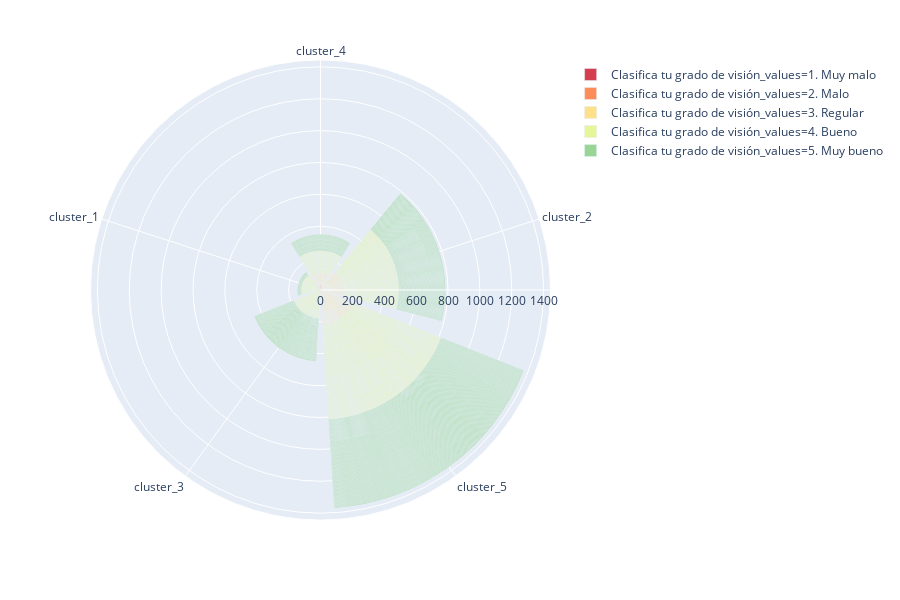
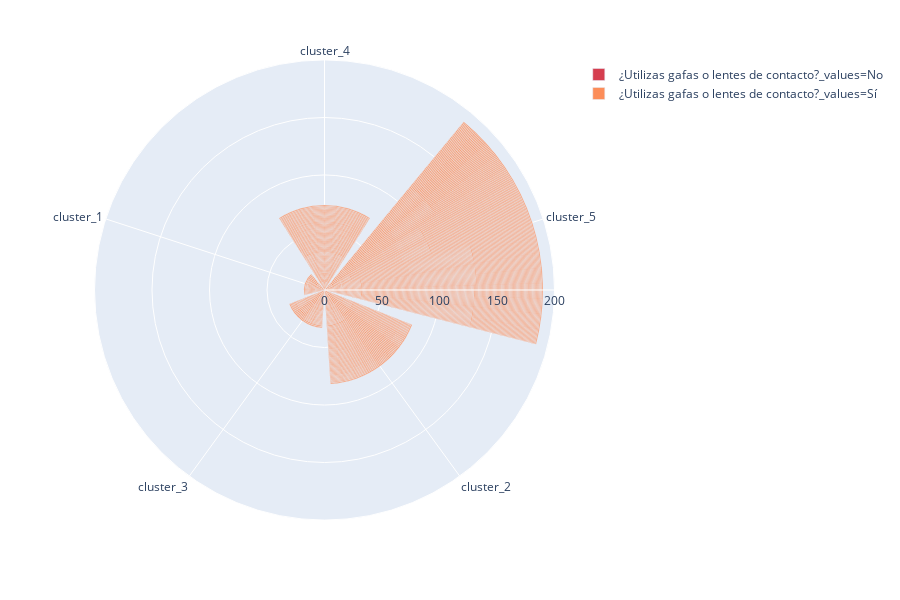
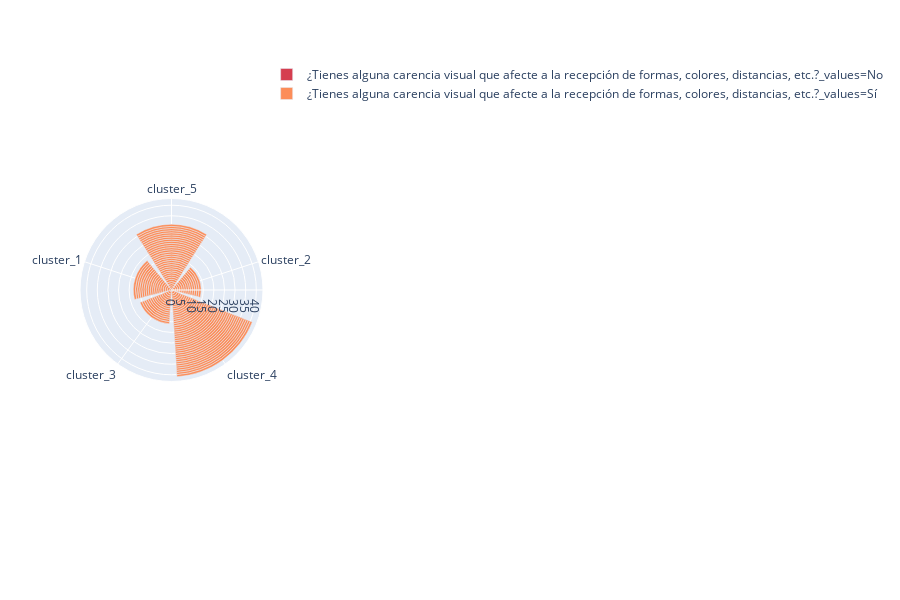
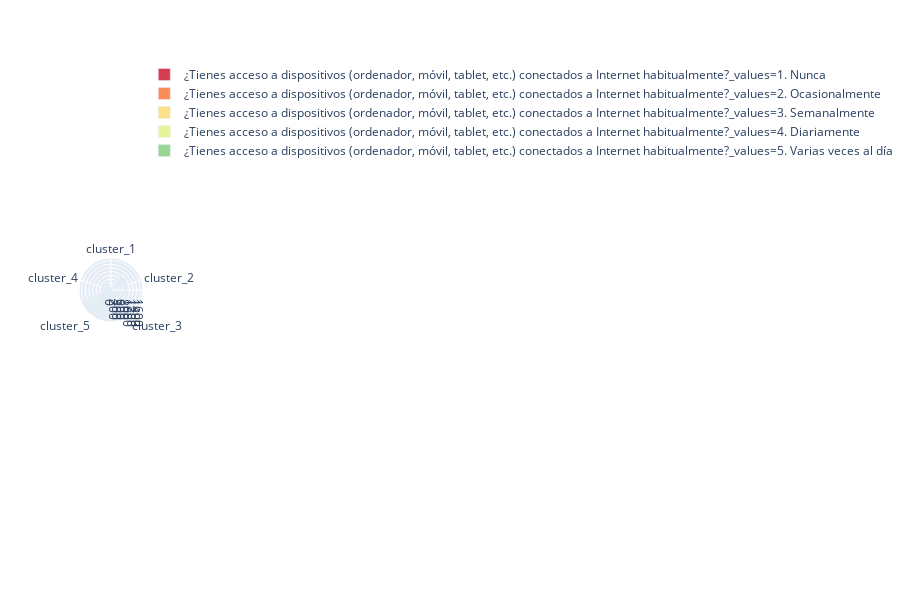

Notebook cell for these charts, in order:
### Code cell
compare_reception_images_by_prosume_clusters_esp(dataframe_with_clusters_esp)

### Figure 1 — Plotly figure (JSON) as saved in the notebook; plotly's stock layout.template omitted (floating-point values rounded to 4 significant figures; data arrays with more than 128 entries replaced by an {"elided": "..."} marker saying what was removed)
{"data": [{"hovertemplate": "Clasifica tu grado de visión_values=1. Muy malo<br>Clasifica tu grado de visión=%{r}<br>prosume_cluster=%{theta}<extra></extra>", "legendgroup": "Clasifica tu grado de visión_values=1. Muy malo", "marker": {"color": "rgb(213,62,79)"}, "name": "Clasifica tu grado de visión_values=1. Muy malo", "r": [1, 1, 1, 1], "showlegend": true, "theta": ["cluster_4", "cluster_2", "cluster_4", "cluster_2"], "type": "barpolar", "uid": "c0cb396a-4a1d-4265-8eb0-06614dc931ad"}, {"hovertemplate": "Clasifica tu grado de visión_values=2. Malo<br>Clasifica tu grado de visión=%{r}<br>prosume_cluster=%{theta}<extra></extra>", "legendgroup": "Clasifica tu grado de visión_values=2. Malo", "marker": {"color": "rgb(252,141,89)"}, "name": "Clasifica tu grado de visión_values=2. Malo", "r": [2, 2, 2, 2, 2, 2, 2, 2, 2, 2, 2, 2, 2, 2, 2, 2, 2, 2, 2, 2, 2, 2, 2, 2, 2, 2, 2, 2], "showlegend": true, "theta": ["cluster_5", "cluster_4", "cluster_5", "cluster_5", "cluster_4", "cluster_4", "cluster_4", "cluster_4", "cluster_4", "cluster_4", "cluster_2", "cluster_4", "cluster_2", "cluster_4", "cluster_4", "cluster_4", "cluster_4", "cluster_4", "cluster_4", "cluster_4", "cluster_5", "cluster_5", "cluster_2", "cluster_5", "cluster_5", "cluster_4", "cluster_2", "cluster_5"], "type": "barpolar", "uid": "efe954ae-83a2-4d84-a5f5-53b16785f116"}, {"hovertemplate": "Clasifica tu grado de visión_values=3. Regular<br>Clasifica tu grado de visión=%{r}<br>prosume_cluster=%{theta}<extra></extra>", "legendgroup": "Clasifica tu grado de visión_values=3. Regular", "marker": {"color": "rgb(254,224,139)"}, "name": "Clasifica tu grado de visión_values=3. Regular", "r": {"elided": "155 int values"}, "showlegend": true, "theta": {"elided": "155 str values"}, "type": "barpolar", "uid": "df720988-ce0b-42eb-af37-159125ea350e"}, {"hovertemplate": "Clasifica tu grado de visión_values=4. Bueno<br>Clasifica tu grado de visión=%{r}<br>prosume_cluster=%{theta}<extra></extra>", "legendgroup": "Clasifica tu grado de visión_values=4. Bueno", "marker": {"color": "rgb(230,245,152)"}, "name": "Clasifica tu grado de visión_values=4. Bueno", "r": {"elided": "334 int values"}, "showlegend": true, "theta": {"elided": "334 str values"}, "type": "barpolar", "uid": "e2667762-7255-4ad4-9631-afdadc244529"}, {"hovertemplate": "Clasifica tu grado de visión_values=5. Muy bueno<br>Clasifica tu grado de visión=%{r}<br>prosume_cluster=%{theta}<extra></extra>", "legendgroup": "Clasifica tu grado de visión_values=5. Muy bueno", "marker": {"color": "rgb(153,213,148)"}, "name": "Clasifica tu grado de visión_values=5. Muy bueno", "r": {"elided": "246 int values"}, "showlegend": true, "theta": {"elided": "246 str values"}, "type": "barpolar", "uid": "db428efb-0c66-495c-935e-106d7e4b83c3"}], "layout": {"barmode": "relative", "barnorm": "fraction", "height": 600, "legend": {"tracegroupgap": 0}, "margin": {"t": 60}, "polar": {"angularaxis": {"direction": "clockwise", "rotation": 90}}}}

### Figure 2 — Plotly figure (JSON) as saved in the notebook; plotly's stock layout.template omitted (floating-point values rounded to 4 significant figures; data arrays with more than 128 entries replaced by an {"elided": "..."} marker saying what was removed)
{"data": [{"hovertemplate": "¿Utilizas gafas o lentes de contacto?_values=No<br>¿Utilizas gafas o lentes de contacto?=%{r}<br>prosume_cluster=%{theta}<extra></extra>", "legendgroup": "¿Utilizas gafas o lentes de contacto?_values=No", "marker": {"color": "rgb(213,62,79)"}, "name": "¿Utilizas gafas o lentes de contacto?_values=No", "r": {"elided": "370 int values"}, "showlegend": true, "theta": {"elided": "370 str values"}, "type": "barpolar", "uid": "78d419e5-4679-47fd-af47-44b8f99a8a43"}, {"hovertemplate": "¿Utilizas gafas o lentes de contacto?_values=Sí<br>¿Utilizas gafas o lentes de contacto?=%{r}<br>prosume_cluster=%{theta}<extra></extra>", "legendgroup": "¿Utilizas gafas o lentes de contacto?_values=Sí", "marker": {"color": "rgb(252,141,89)"}, "name": "¿Utilizas gafas o lentes de contacto?_values=Sí", "r": {"elided": "397 int values"}, "showlegend": true, "theta": {"elided": "397 str values"}, "type": "barpolar", "uid": "7b2edcaa-5c32-488b-aee3-cefb50d0bb46"}], "layout": {"barmode": "relative", "barnorm": "fraction", "height": 600, "legend": {"tracegroupgap": 0}, "margin": {"t": 60}, "polar": {"angularaxis": {"direction": "clockwise", "rotation": 90}}}}

### Figure 3 — Plotly figure (JSON) as saved in the notebook; plotly's stock layout.template omitted (floating-point values rounded to 4 significant figures; data arrays with more than 128 entries replaced by an {"elided": "..."} marker saying what was removed)
{"data": [{"hovertemplate": "¿Tienes alguna carencia visual que afecte a la recepción de formas, colores, distancias, etc.?_values=No<br>¿Tienes alguna carencia visual que afecte a la recepción de formas, colores, distancias, etc.?=%{r}<br>prosume_cluster=%{theta}<extra></extra>", "legendgroup": "¿Tienes alguna carencia visual que afecte a la recepción de formas, colores, distancias, etc.?_values=No", "marker": {"color": "rgb(213,62,79)"}, "name": "¿Tienes alguna carencia visual que afecte a la recepción de formas, colores, distancias, etc.?_values=No", "r": {"elided": "647 int values"}, "showlegend": true, "theta": {"elided": "647 str values"}, "type": "barpolar", "uid": "cd63ad8f-fd46-4a27-b076-1dbae5e8ffe7"}, {"hovertemplate": "¿Tienes alguna carencia visual que afecte a la recepción de formas, colores, distancias, etc.?_values=Sí<br>¿Tienes alguna carencia visual que afecte a la recepción de formas, colores, distancias, etc.?=%{r}<br>prosume_cluster=%{theta}<extra></extra>", "legendgroup": "¿Tienes alguna carencia visual que afecte a la recepción de formas, colores, distancias, etc.?_values=Sí", "marker": {"color": "rgb(252,141,89)"}, "name": "¿Tienes alguna carencia visual que afecte a la recepción de formas, colores, distancias, etc.?_values=Sí", "r": [1, 1, 1, 1, 1, 1, 1, 1, 1, 1, 1, 1, 1, 1, 1, 1, 1, 1, 1, 1, 1, 1, 1, 1, 1, 1, 1, 1, 1, 1, 1, 1, 1, 1, 1, 1, 1, 1, 1, 1, 1, 1, 1, 1, 1, 1, 1, 1, 1, 1, 1, 1, 1, 1, 1, 1, 1, 1, 1, 1, 1, 1, 1, 1, 1, 1, 1, 1, 1, 1, 1, 1, 1, 1, 1, 1, 1, 1, 1, 1, 1, 1, 1, 1, 1, 1, 1, 1, 1, 1, 1, 1, 1, 1, 1, 1, 1, 1, 1, 1, 1, 1, 1, 1, 1, 1, 1, 1, 1, 1, 1, 1, 1, 1, 1, 1, 1, 1, 1, 1], "showlegend": true, "theta": ["cluster_5", "cluster_5", "cluster_4", "cluster_5", "cluster_4", "cluster_4", "cluster_4", "cluster_5", "cluster_5", "cluster_4", "cluster_5", "cluster_4", "cluster_3", "cluster_4", "cluster_4", "cluster_2", "cluster_2", "cluster_4", "cluster_4", "cluster_4", "cluster_4", "cluster_4", "cluster_4", "cluster_5", "cluster_5", "cluster_2", "cluster_4", "cluster_4", "cluster_2", "cluster_2", "cluster_5", "cluster_2", "cluster_4", "cluster_2", "cluster_4", "cluster_5", "cluster_2", "cluster_5", "cluster_4", "cluster_4", "cluster_5", "cluster_2", "cluster_2", "cluster_4", "cluster_5", "cluster_3", "cluster_1", "cluster_5", "cluster_5", "cluster_4", "cluster_3", "cluster_1", "cluster_2", "cluster_2", "cluster_1", "cluster_4", "cluster_4", "cluster_4", "cluster_1", "cluster_1", "cluster_1", "cluster_5", "cluster_4", "cluster_3", "cluster_5", "cluster_5", "cluster_4", "cluster_4", "cluster_2", "cluster_5", "cluster_4", "cluster_5", "cluster_1", "cluster_3", "cluster_1", "cluster_4", "cluster_4", "cluster_3", "cluster_5", "cluster_5", "cluster_3", "cluster_4", "cluster_1", "cluster_4", "cluster_4", "cluster_1", "cluster_5", "cluster_3", "cluster_3", "cluster_4", "cluster_5", "cluster_5", "cluster_3", "cluster_4", "cluster_1", "cluster_5", "cluster_5", "cluster_4", "cluster_5", "cluster_4", "cluster_5", "cluster_3", "cluster_4", "cluster_2", "cluster_4", "cluster_4", "cluster_5", "cluster_1", "cluster_5", "cluster_1", "cluster_3", "cluster_3", "cluster_1", "cluster_3", "cluster_3", "cluster_3", "cluster_1", "cluster_1", "cluster_1", "cluster_1"], "type": "barpolar", "uid": "aec421be-4617-4d7e-be10-bae4a0baf71a"}], "layout": {"barmode": "relative", "barnorm": "fraction", "height": 600, "legend": {"tracegroupgap": 0}, "margin": {"t": 60}, "polar": {"angularaxis": {"direction": "clockwise", "rotation": 90}}}}

### Figure 4 — Plotly figure (JSON) as saved in the notebook; plotly's stock layout.template omitted (floating-point values rounded to 4 significant figures; data arrays with more than 128 entries replaced by an {"elided": "..."} marker saying what was removed)
{"data": [{"hovertemplate": "¿Tienes acceso a dispositivos (ordenador, móvil, tablet, etc.) conectados a Internet habitualmente?_values=1. Nunca<br>¿Tienes acceso a dispositivos (ordenador, móvil, tablet, etc.) conectados a Internet habitualmente?=%{r}<br>prosume_cluster=%{theta}<extra></extra>", "legendgroup": "¿Tienes acceso a dispositivos (ordenador, móvil, tablet, etc.) conectados a Internet habitualmente?_values=1. Nunca", "marker": {"color": "rgb(213,62,79)"}, "name": "¿Tienes acceso a dispositivos (ordenador, móvil, tablet, etc.) conectados a Internet habitualmente?_values=1. Nunca", "r": [1], "showlegend": true, "theta": ["cluster_1"], "type": "barpolar", "uid": "ae45a910-1b77-4e8d-a655-d8ffe2ddb73c"}, {"hovertemplate": "¿Tienes acceso a dispositivos (ordenador, móvil, tablet, etc.) conectados a Internet habitualmente?_values=2. Ocasionalmente<br>¿Tienes acceso a dispositivos (ordenador, móvil, tablet, etc.) conectados a Internet habitualmente?=%{r}<br>prosume_cluster=%{theta}<extra></extra>", "legendgroup": "¿Tienes acceso a dispositivos (ordenador, móvil, tablet, etc.) conectados a Internet habitualmente?_values=2. Ocasionalmente", "marker": {"color": "rgb(252,141,89)"}, "name": "¿Tienes acceso a dispositivos (ordenador, móvil, tablet, etc.) conectados a Internet habitualmente?_values=2. Ocasionalmente", "r": [2, 2, 2, 2, 2, 2, 2, 2], "showlegend": true, "theta": ["cluster_2", "cluster_2", "cluster_1", "cluster_1", "cluster_2", "cluster_1", "cluster_1", "cluster_2"], "type": "barpolar", "uid": "ccbdbcc2-4360-406a-9f66-bf1a800ea4a3"}, {"hovertemplate": "¿Tienes acceso a dispositivos (ordenador, móvil, tablet, etc.) conectados a Internet habitualmente?_values=3. Semanalmente<br>¿Tienes acceso a dispositivos (ordenador, móvil, tablet, etc.) conectados a Internet habitualmente?=%{r}<br>prosume_cluster=%{theta}<extra></extra>", "legendgroup": "¿Tienes acceso a dispositivos (ordenador, móvil, tablet, etc.) conectados a Internet habitualmente?_values=3. Semanalmente", "marker": {"color": "rgb(254,224,139)"}, "name": "¿Tienes acceso a dispositivos (ordenador, móvil, tablet, etc.) conectados a Internet habitualmente?_values=3. Semanalmente", "r": [3, 3, 3, 3, 3, 3, 3, 3, 3, 3, 3, 3, 3, 3, 3, 3, 3, 3, 3, 3, 3, 3, 3, 3, 3, 3, 3, 3], "showlegend": true, "theta": ["cluster_2", "cluster_2", "cluster_2", "cluster_2", "cluster_3", "cluster_3", "cluster_2", "cluster_1", "cluster_1", "cluster_1", "cluster_1", "cluster_1", "cluster_1", "cluster_3", "cluster_1", "cluster_2", "cluster_1", "cluster_1", "cluster_1", "cluster_2", "cluster_1", "cluster_1", "cluster_2", "cluster_1", "cluster_1", "cluster_1", "cluster_3", "cluster_2"], "type": "barpolar", "uid": "cebe3e61-28db-4a4d-8d91-c97a7e102253"}, {"hovertemplate": "¿Tienes acceso a dispositivos (ordenador, móvil, tablet, etc.) conectados a Internet habitualmente?_values=4. Diariamente<br>¿Tienes acceso a dispositivos (ordenador, móvil, tablet, etc.) conectados a Internet habitualmente?=%{r}<br>prosume_cluster=%{theta}<extra></extra>", "legendgroup": "¿Tienes acceso a dispositivos (ordenador, móvil, tablet, etc.) conectados a Internet habitualmente?_values=4. Diariamente", "marker": {"color": "rgb(230,245,152)"}, "name": "¿Tienes acceso a dispositivos (ordenador, móvil, tablet, etc.) conectados a Internet habitualmente?_values=4. Diariamente", "r": {"elided": "170 int values"}, "showlegend": true, "theta": {"elided": "170 str values"}, "type": "barpolar", "uid": "0d4cfaa1-263f-4d9b-8554-3b38b804ff85"}, {"hovertemplate": "¿Tienes acceso a dispositivos (ordenador, móvil, tablet, etc.) conectados a Internet habitualmente?_values=5. Varias veces al día<br>¿Tienes acceso a dispositivos (ordenador, móvil, tablet, etc.) conectados a Internet habitualmente?=%{r}<br>prosume_cluster=%{theta}<extra></extra>", "legendgroup": "¿Tienes acceso a dispositivos (ordenador, móvil, tablet, etc.) conectados a Internet habitualmente?_values=5. Varias veces al día", "marker": {"color": "rgb(153,213,148)"}, "name": "¿Tienes acceso a dispositivos (ordenador, móvil, tablet, etc.) conectados a Internet habitualmente?_values=5. Varias veces al día", "r": {"elided": "560 int values"}, "showlegend": true, "theta": {"elided": "560 str values"}, "type": "barpolar", "uid": "ec92d4da-eef6-4ce7-8619-3d84ce530b3f"}], "layout": {"barmode": "relative", "barnorm": "fraction", "height": 600, "legend": {"tracegroupgap": 0}, "margin": {"t": 60}, "polar": {"angularaxis": {"direction": "clockwise", "rotation": 90}}}}
